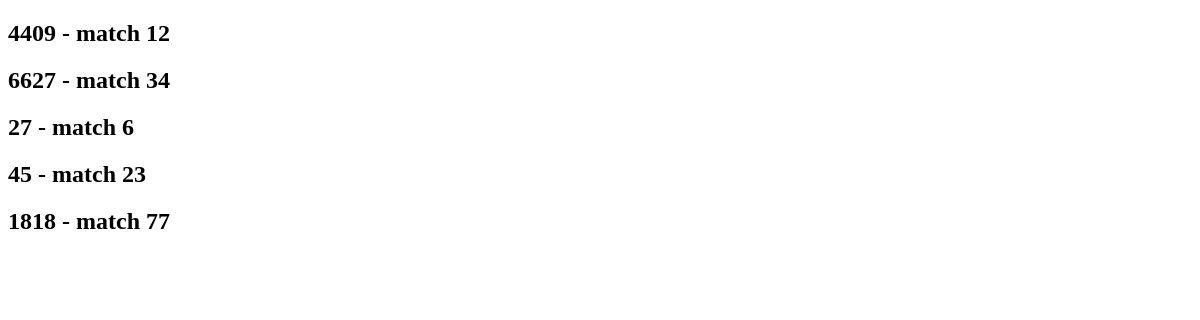
The page /scouter/viewall/ on the database as committed earlier.
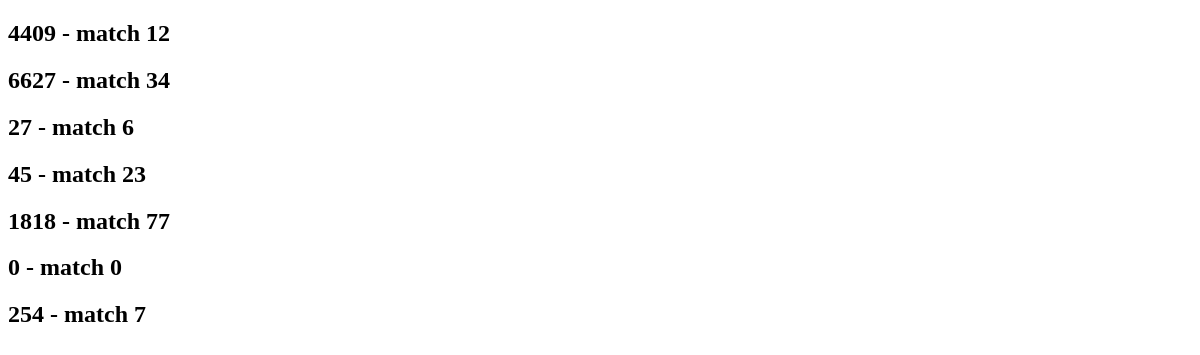
The same page on the database as committed later.
### scouter/models.py (models this page shows, shortened)
class Survey(models.Model):
    auto_choices = (
        ('None', 'None'),
        ('Baseline', 'Baseline'),
        ('CenterSwitch', 'Center Switch'),
        ('SideSwitch', 'Side Switch'),
        ('Scale', 'Scale')
    )
    team_number = models.IntegerField(default=0)
    robot = models.ForeignKey(Robot, on_delete=models.CASCADE, null=True)
    match_number = models.CharField(max_length=200)
    auton = models.CharField(
        max_length=30,
        choices=auto_choices,
        default='None',
    )
    auto_cubes = models.IntegerField(default=0)
    auto_notes = models.CharField(max_length=200, blank=True, null=True)
    own_switch_cubes = models.IntegerField(default=0)
    other_switch_cubes = models.IntegerField(default=0)
    scale_cubes = models.IntegerField(default=0)
    vault_cubes = models.IntegerField(default=0)
    tele_notes = models.CharField(max_length=200, blank=True, null=True)
    can_climb = models.BooleanField(default=False)
    buddy_climb = models.BooleanField(default=False)
    robot_speed = models.IntegerField(default=0)
    robot_cube_intake = models.IntegerField(default=0)
    robot_cube_holding = models.IntegerField(default=0)
    robot_cube_placing = models.IntegerField(default=0)
    other_notes = models.CharField(max_length=200, blank=True, null=True)
    scouter_name = models.CharField(max_length=200, blank=True, null=True)
    def __str__(self):
        return str(self.team_number) + " - match " + str(self.match_number)

### scouter/views.py (the view)
# urls.py: path('viewall/', views.birds_eye_view, name='Birds-Eye_View'),
def birds_eye_view(request):
    my_surveys = Survey.objects.all()
    return render(request, 'scouter/birdseyeview.html', {'my_surveys': my_surveys})

### scouter/templates/scouter/birdseyeview.html (shortened to what this page needs)
<!DOCTYPE html>
<html lang="en">
<head>
</head>
<body>
{% for survey in my_surveys %}
<h2>
    {{survey}}
</h2>
{% endfor %}
</body>
</html>

Rows that differ between the two databases and show on the page:
added Survey: team_number+match_number "0 - match 0"
added Survey: team_number+match_number "254 - match 7"
